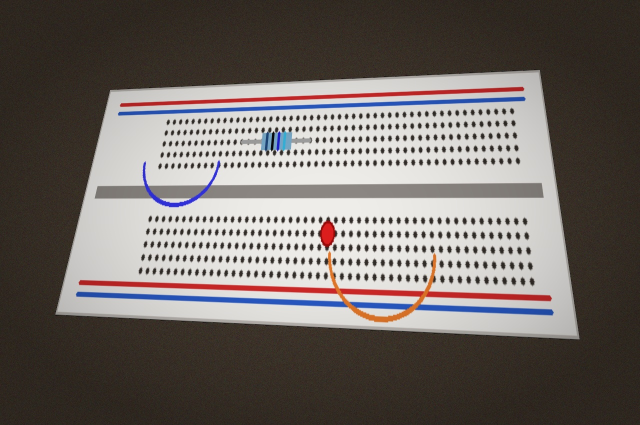
#> input picture backend/test_assets/real_breadboard_photo.jpg, 1280 x 850 px (shown at 1/2 size)
$ python -i resistor_color.py   (imports and definitions only)
#> lines starting #> are read from the running program, lines starting #| are printed output that depends on the picture; after the words box and inside, x2 and y2 are one past the last pixel; in counts of white or black regions, pixels touching at a corner belong together
#> further down, picture is the input picture: shape (850, 1280, 3); mean B, G, R 100.3, 104.6, 111.7
"""
SmartBreadboard 3D — Resistor Color-Band Recognition Engine (Phase 11 Real AI Pipeline)
Performs resistor crop orientation alignment, CIELAB color-band segmentation,
12-color classification, 4-band and 5-band mathematical decoding, unit formatting,
confidence scoring, and low-confidence warning flagging.
"""

import cv2
import numpy as np
import base64
import math

# Standard Resistor Color Code Definitions (CIELAB Reference Values L*, a*, b*)
COLOR_REFS_LAB = {
    "black":  {"lab": (15, 0, 0),      "digit": 0, "mult": 1,        "tol": None},
    "brown":  {"lab": (35, 15, 25),    "digit": 1, "mult": 10,       "tol": 0.01},
    "red":    {"lab": (45, 55, 45),    "digit": 2, "mult": 100,      "tol": 0.02},
    "orange": {"lab": (60, 45, 55),    "digit": 3, "mult": 1000,     "tol": None},
    "yellow": {"lab": (80, 5, 75),     "digit": 4, "mult": 10000,    "tol": None},
    "green":  {"lab": (50, -45, 35),   "digit": 5, "mult": 100000,   "tol": 0.005},
    "blue":   {"lab": (40, 10, -50),   "digit": 6, "mult": 1000000,  "tol": 0.0025},
    "violet": {"lab": (35, 35, -35),   "digit": 7, "mult": 10000000, "tol": 0.001},
    "gray":   {"lab": (55, 0, 0),      "digit": 8, "mult": None,     "tol": 0.0005},
    "white":  {"lab": (90, 0, 0),      "digit": 9, "mult": None,     "tol": None},
    "gold":   {"lab": (70, 10, 50),    "digit": None, "mult": 0.1,   "tol": 0.05},
    "silver": {"lab": (75, 0, 5),      "digit": None, "mult": 0.01,  "tol": 0.10}
}

def delta_e_cie76(lab1, lab2):
    """Calculates Euclidean color distance Delta E in CIELAB color space."""
    return math.sqrt((lab1[0] - lab2[0])**2 + (lab1[1] - lab2[1])**2 + (lab1[2] - lab2[2])**2)

# [12 lines left out: function classify_pixel_color, not called in this run]

def align_resistor_crop(cv_img: np.ndarray) -> np.ndarray:
    """
    Aligns resistor major axis horizontally using minimum area rectangle (cv2.minAreaRect).
    """
    gray = cv2.cvtColor(cv_img, cv2.COLOR_BGR2GRAY)
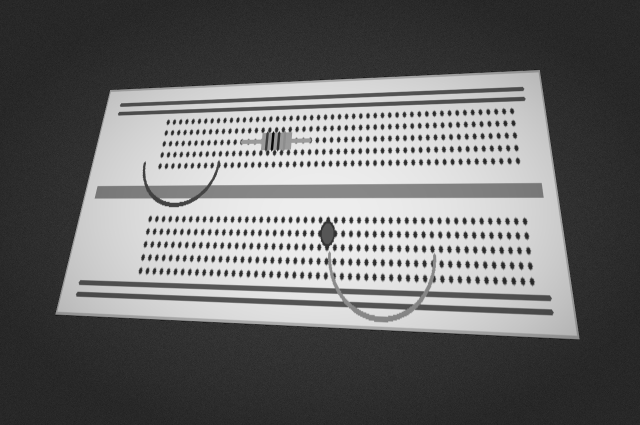
#> gray: shape (850, 1280) (shown at 1/2 size); min 1, max 244, mean 106.3
    _, thresh = cv2.threshold(gray, 40, 255, cv2.THRESH_BINARY | cv2.THRESH_OTSU)
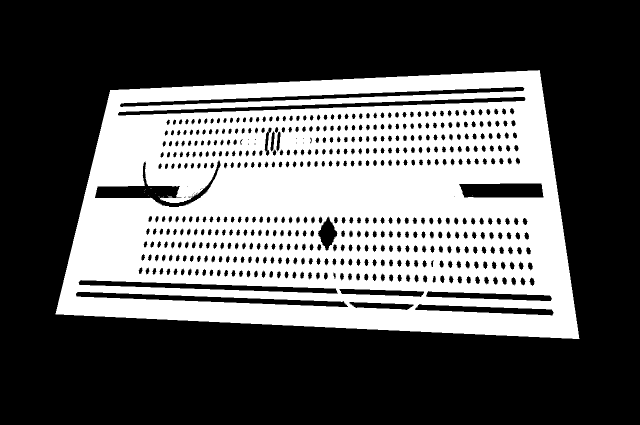
#> thresh: shape (850, 1280) (shown at 1/2 size); 36.4% white; 16 white regions (15 under 20 px)
    cnts, _ = cv2.findContours(thresh, cv2.RETR_EXTERNAL, cv2.CHAIN_APPROX_SIMPLE)
#> cnts = 1 contour; box (x1, y1, x2, y2) and area: (111, 140, 1159, 678) 469210

    if not cnts:
        return cv_img

    largest_cnt = max(cnts, key=cv2.contourArea)
#> largest_cnt = contour of 559 points, box (x1, y1, x2, y2) (111, 140, 1159, 678), area 469210
    rect = cv2.minAreaRect(largest_cnt)
#> rect = ((646.7, 387.2), (533.4, 1048.2), -87.37)
    angle = rect[2]
#> angle = -87.37

    w, h = rect[1]
#> w = 533.4; h = 1048.2
    if w < h:
        angle += 90
#> angle = 2.63

    (cx, cy) = rect[0]
#> cx = 646.7; cy = 387.2
    M = cv2.getRotationMatrix2D((cx, cy), angle, 1.0)
#> M = [[0.999, 0.0459, -17.1], [-0.0459, 0.999, 30.11]]
    rotated = cv2.warpAffine(cv_img, M, (cv_img.shape[1], cv_img.shape[0]), flags=cv2.INTER_CUBIC)
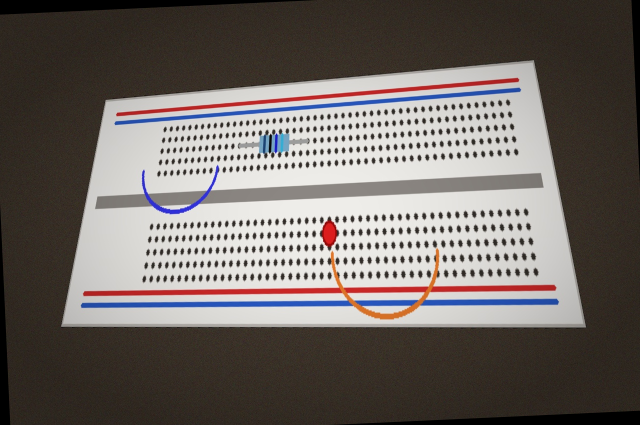
#> rotated: shape (850, 1280, 3) (shown at 1/2 size); mean B, G, R 99.6, 103.7, 110.6

    return rotated

# [142 lines left out: functions format_resistance_value, decode_resistor_bands, analyze_resistor_color, not called in this run]

>>> import cv2
>>> picture = cv2.imread('../test_assets/real_breadboard_photo.jpg')
>>> result = align_resistor_crop(picture)

$ run again, on backend/test_assets/sample_breadboard.png
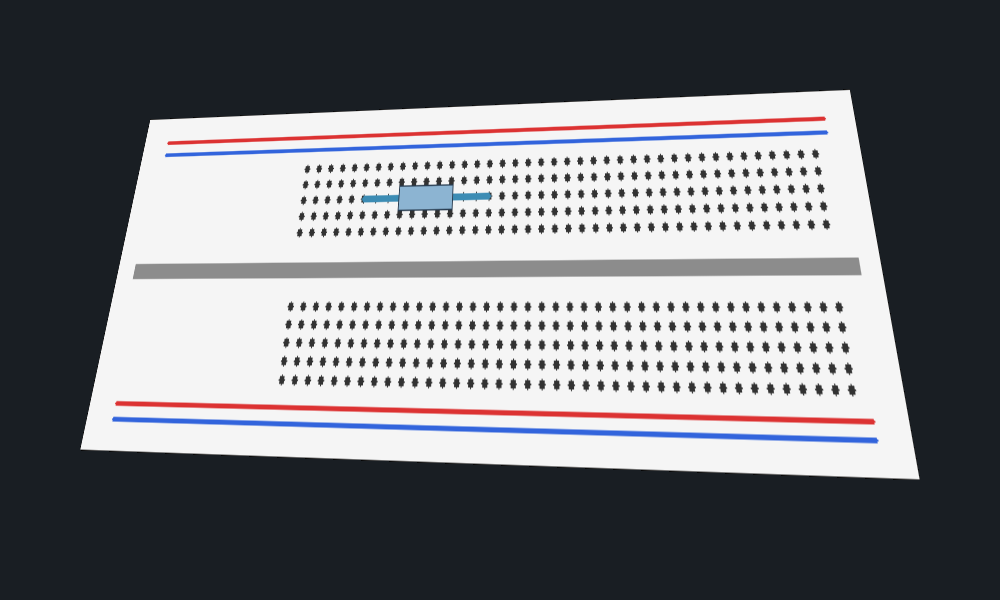
#> input picture backend/test_assets/sample_breadboard.png, 1000 x 600 px
#> picture is the input picture: shape (600, 1000, 3); mean B, G, R 121.6, 117.6, 116
#> in align_resistor_crop, `_, thresh = cv2.threshold(gray, 40, 255, cv2.THRESH_BINARY | cv2.THRES..`:
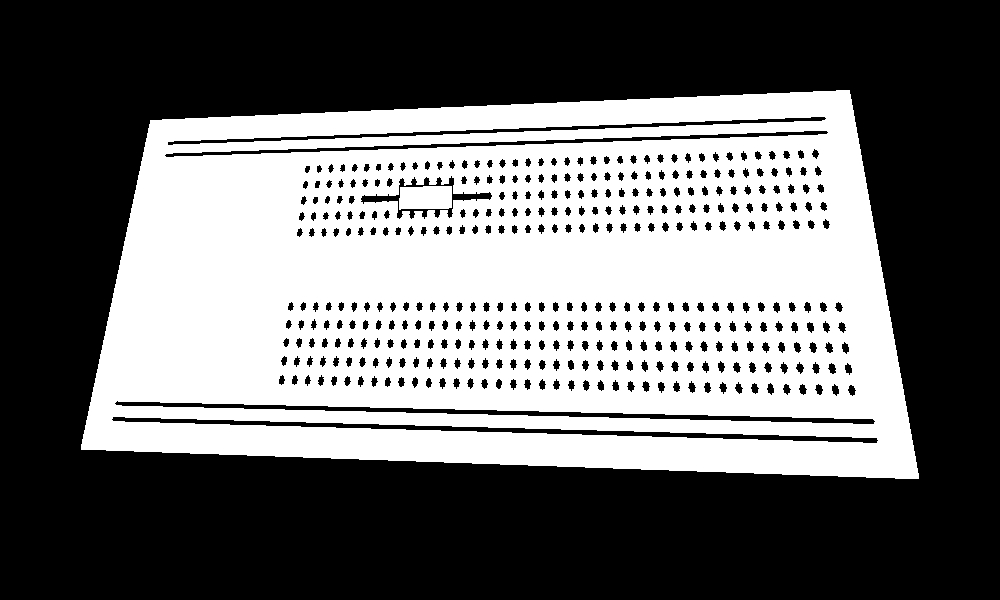
#> thresh: shape (600, 1000); 41.5% white; 2 white regions
#> cnts = 1 contour; box (x1, y1, x2, y2) and area: (81, 90, 919, 479) 275510
#> largest_cnt = contour of 398 points, box (x1, y1, x2, y2) (81, 90, 919, 479), area 275510
#> rect = ((506.2, 271), (386.2, 837.7), -87.97)
#> in align_resistor_crop, `angle = rect[2]`: angle = -87.97
#> w = 386.2; h = 837.7
#> in align_resistor_crop, `angle += 90`: angle = 2.03
#> cx = 506.2; cy = 271
#> M = [[0.999, 0.0355, -9.3], [-0.0355, 0.999, 18.13]]
#> in align_resistor_crop, `rotated = cv2.warpAffine(cv_img, M, (cv_img.shape[1], cv_img.shape[0])..`:
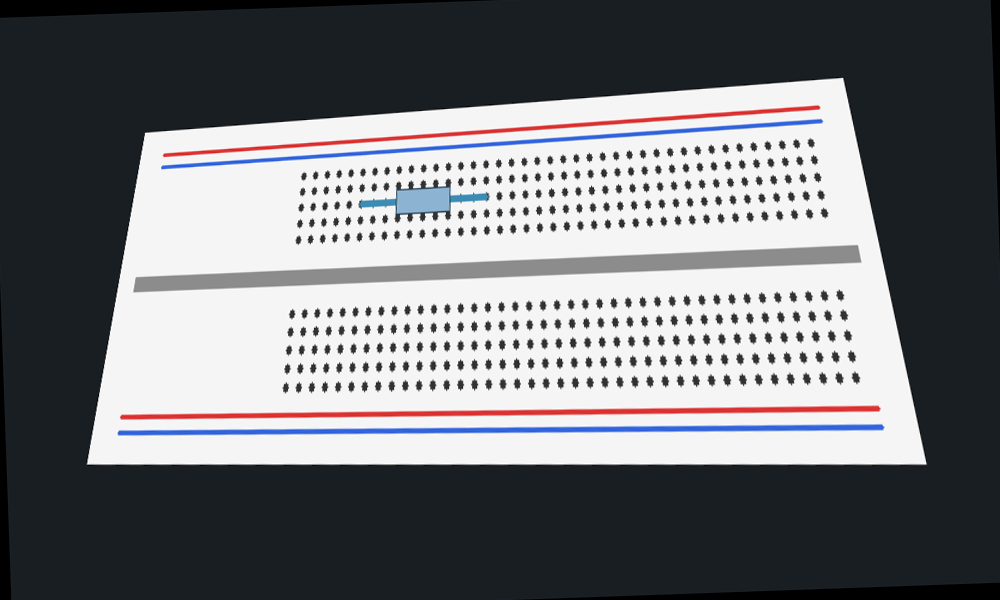
#> rotated: shape (600, 1000, 3); mean B, G, R 121, 117, 115.5
